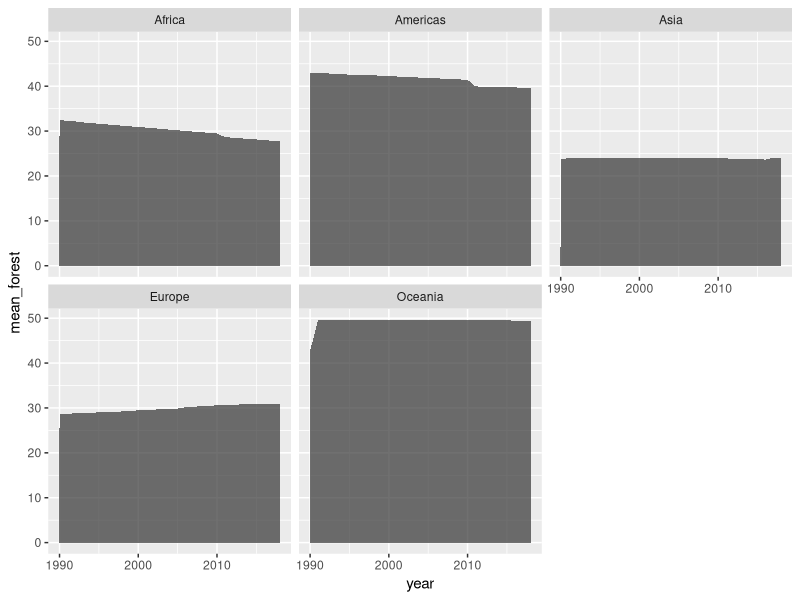
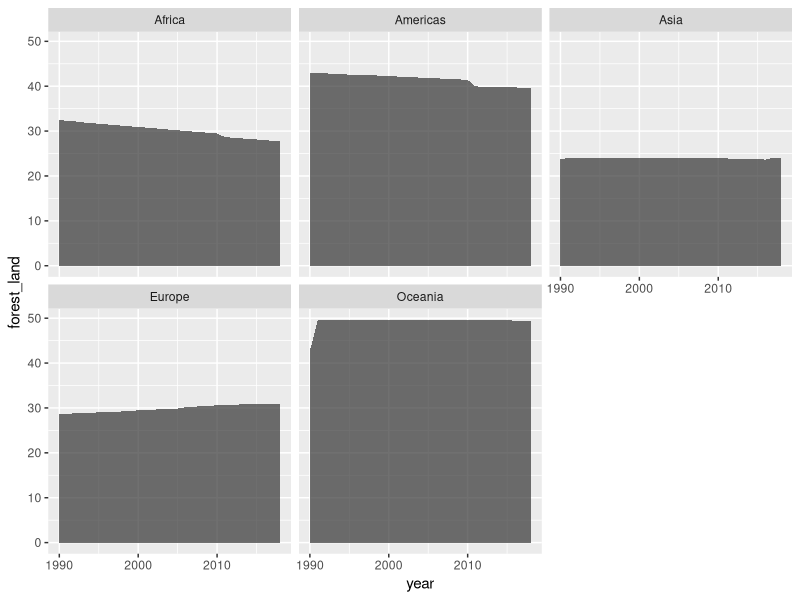
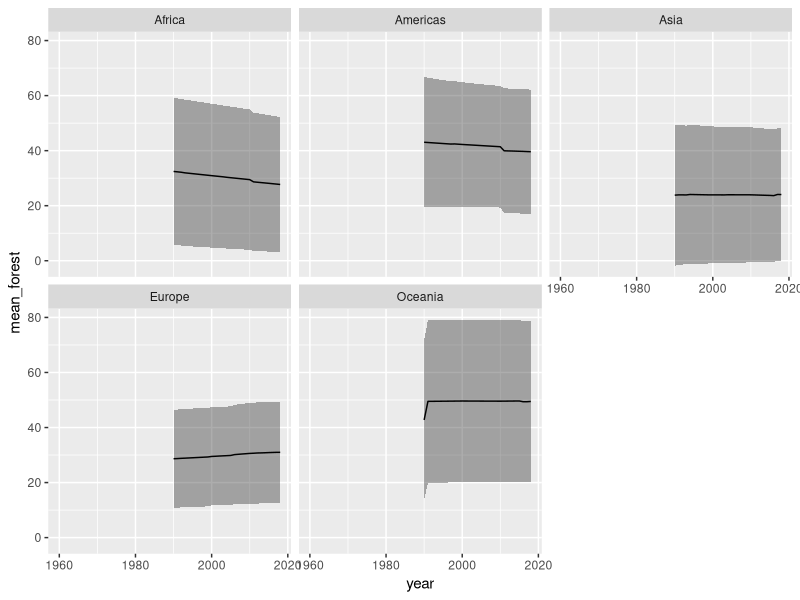
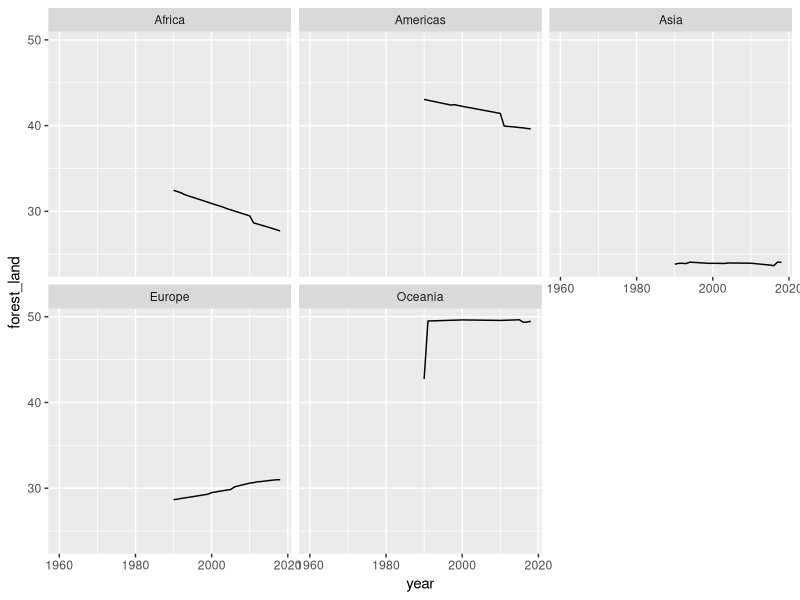

These charts were generated, in order, by the following R code:
library(tidyverse)

world_bank_countries <- read_csv("data/world_bank_countries.csv")


# Example 1 - Mean --------------------------------------------------------
# Without stat_summary
world_bank_countries %>% 
  group_by(continent, year) %>% 
  summarise(
    mean_forest = mean(forest_land, na.rm = TRUE)
  ) %>% 
  ggplot(aes(x = year, y = mean_forest)) +
  geom_area(alpha = .7) +
  facet_wrap(~ continent)

# With stat_summary
world_bank_countries %>% 
  ggplot(aes(x = year, y = forest_land)) +
  stat_summary(fun = "mean", geom = "area", alpha = .7) +
  facet_wrap(~ continent)


# Example 2 - Standard deviation ------------------------------------------
# Without stat_summary
world_bank_countries %>% 
  group_by(continent, year) %>% 
  summarise(
    mean_forest = mean(forest_land, na.rm = TRUE),
    max = mean(forest_land, na.rm = TRUE) +
      sd(forest_land, na.rm = TRUE),
    min = mean(forest_land, na.rm = TRUE) -
      sd(forest_land, na.rm = TRUE)
  ) %>%
  ggplot(aes(x = year, y = mean_forest, ymin = min, ymax = max)) +
  geom_ribbon(alpha = .4) +
  geom_line() +
  scale_x_continuous(limits = c(1960, 2018)) +
  facet_wrap(~ continent)

# With stat_summary
world_bank_countries %>% 
  ggplot(aes(x = year, y = forest_land)) +
  stat_summary(fun.data = "mean_sdl", geom = "ribbon", alpha = .4,
               fun.args = list(mult = 1), na.rm = TRUE) +
  stat_summary(fun = "mean", geom = "line",
               fun.args = list(na.rm = TRUE)) +
  scale_x_continuous(limits = c(1960, 2018)) +
  facet_wrap(~ continent)
